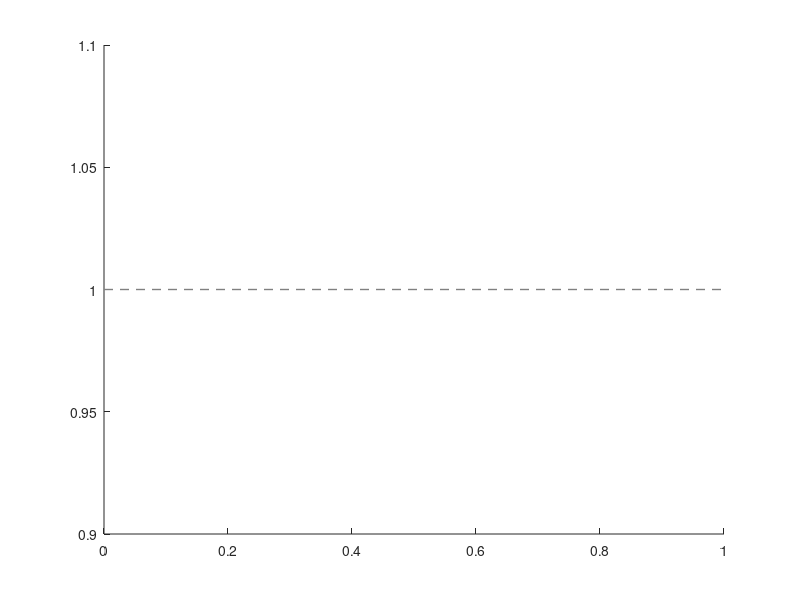

This chart was generated by the following MATLAB code: (Note: this script raises an error after producing the figure.)
% Copyright (c) 2021 Francesca Scarabel
% This code is distributed under the MIT license, see LICENSE for 
% licensing information. 
% 
% If you use this code, please cite 
% Scarabel, Pellis, Ogden, Wu, 'A renewal equation model to assess roles and
% limitations of contact tracing for disease outbreak control',
% Royal Society Open Science, 2021.
% 
%% script delay_diagnosis.m
% Computes R_{d,c} and related quantities varying epsilon_c and the diagnosis delay.
% Uses the function linear_contact_tracing.m
% Figure SM2 in the Supplementary Material is obtained with
% R0 = 2.5 and R0 = 1.5, respectively

% Iterations to explore different combinations of parameters

clear
close all

step = 0.05; % stepsize for numerical solution

% Epidemiological parameters

% Basic reproduction number
R0 = 2.5; % 1.5; % 2.5

% Distribution of incubation time: Gamma distribution (Overton et al, 2020)
mean_incubation = 4.84;
std_incubation = 2.79;

shape_incubation = (mean_incubation/std_incubation)^2;
scale_incubation = std_incubation^2/mean_incubation;

density_incubation_f = @(s) gampdf(s,shape_incubation,scale_incubation);
surv_symptoms_f = @(s) 1-integral(@(y) density_incubation_f(y),0,s);

% infectiousness profile: Gamma distribution (Ferretti et al, 2020)
bmax = 20; % maximal bound to infectiousness period

mean_beta = 5;
std_beta = 1.9;

shape_beta = (mean_beta/std_beta)^2;
scale_beta = std_beta^2/mean_beta;

beta_transm = @(x) R0*(x<=bmax).*gampdf(x,shape_beta,scale_beta);

% percentage symptomatic from He et al, 2020, Systematic review: 85%
epsilon_s = 0.85; % percentage of symptomatic individuals

% diagnosis parameters
dmax = 20;
epsilon_d = 1; % fraction of symptomatic individuals diagnosed

cmax = 5;
legendname = {};
epsilon_c_vector = 0:0.1:1;
delay_vector = 0:2;

Rct_matrix = zeros(length(epsilon_c_vector),length(delay_vector));
rct_matrix = Rct_matrix;
Theta_d_matrix = Rct_matrix;
Thera_ct_matrix = Rct_matrix;

figure(5); hold on
plot([0 1],[1 1],'Color',[0.5 0.5 0.5],'LineStyle','--','LineWidth',1,'HandleVisibility','off'); % reference line R=1

colorscode = lines(length(delay_vector));

for index_x = 1:length(delay_vector)
for index_y = 1:length(epsilon_c_vector)

    delay_diagnosis = delay_vector(index_x);
    epsilon_c = epsilon_c_vector(index_y);
    
    density_diagnosis = @(x) epsilon_d*epsilon_s*(x<=dmax).*gampdf(x-delay_diagnosis,shape_incubation,scale_incubation);
    surv_diagnosis_f = @(x) 1-integral(@(y) density_diagnosis(y),0,x);

    % Solution of the linear system
    nd = dmax/step;
    nc = cmax/step;
    nb = bmax/step;

    N = max([nb,nd,nc,nc+nb]);
    dgrid = step*(1:nd);
    bgrid = step*(1:nb);
    Ngrid = step*(1:N);

    % Initialization of known parameters (discretization of functions)
    beta_mat = zeros(N,1);
    h_d = zeros(N,1);
    surv_d = (1-epsilon_d*epsilon_s)*ones(N,1); % survival diagnosis
    dens_d = zeros(N,1);

    for itau = 1:N
        tau = itau*step;
        beta_mat(itau) = beta_transm(tau);
    end

    dens_d(1) = density_diagnosis(step);
    surv_d(1) = surv_diagnosis_f(step);
    h_d(1) = -log(surv_d(1))/step;
    for itau = 2:(dmax/step)
        dens_d(itau) = density_diagnosis(step*itau);
        surv_d(itau) = surv_diagnosis_f(itau*step);
        h_d(itau) = - (log(surv_d(itau))-log(surv_d(itau-1)))/step;
    end
    surv_d(nd+1:end)=surv_d(nd);

    % calculation of reproduction number via quadrature formulas
    R0 = step*trapz(beta_mat);
    Rd = step*trapz(beta_mat.*surv_d);
    
    r0 = fsolve(@(x) 1- step*trapz(beta_mat.*exp(-x*step*(1:N)')), 0.1);
    rd = fsolve(@(x) 1- step*trapz(beta_mat.*surv_d.*exp(-x*step*(1:N)')), r0);
    
    % initialize probability of contact tracing
    x0 = zeros(N+1,1); % the last entry will represent the exponential growth rate
    x0(1:nc)=ones(1,nc);
    x0(end)=rd;
    
%     options = optimoptions('fsolve','Display','none','MaxIter',100000);
%     Sol = fsolve(@(x) [x(1:N);1] - linear_contact_tracing(x(1:N),x(N+1),step,nc,nd,epsilon_c,beta_mat,h_d,surv_d), x0, options);
    Sol = fsolve(@(x) [x(1:N);1] - linear_contact_tracing(x(1:N),x(N+1),step,nc,nd,epsilon_c,beta_mat,h_d,surv_d), x0);
    h_ct = Sol(1:N);
    rct = Sol(N+1);

    % calculation of Rct, reproduction number with contact tracing
    Rct = 0;
    surv_ct = zeros(N,1);
    for itau = 1:N
        surv_ct(itau) = exp(-step*sum(h_ct(1:itau)));
        Rct = Rct + step*beta_mat(itau)*surv_d(itau)*surv_ct(itau);
    end
 
    Rct_matrix(index_y,index_x) = Rct;
    rct_matrix(index_y,index_x) = rct;

    % Prevented transmission
    Theta_d(index_y,index_x) = Rd/R0;
    Theta_ct(index_y,index_x) = Rct/R0;
    
end

    % Plot of effective reproduction number as a function of epsilon_c
    figure(5); hold on
    plot(epsilon_c_vector,Rct_matrix(:,index_x),'LineWidth',2,'Color',colorscode(index_x,:))
    legendname{index_x} = [num2str(delay_diagnosis),'d diagnosis delay'];
    
end

legendname{1} = 'no diagnosis delay';
figure(5)
legend(legendname)
xlabel('tracing coverage','Interpreter','latex');
ylabel('$R_{d,c}$','Interpreter','latex');
title('Effect of the tracing coverage on $R_{d,c}$','Interpreter','latex');
set(gca,'fontsize',14)
